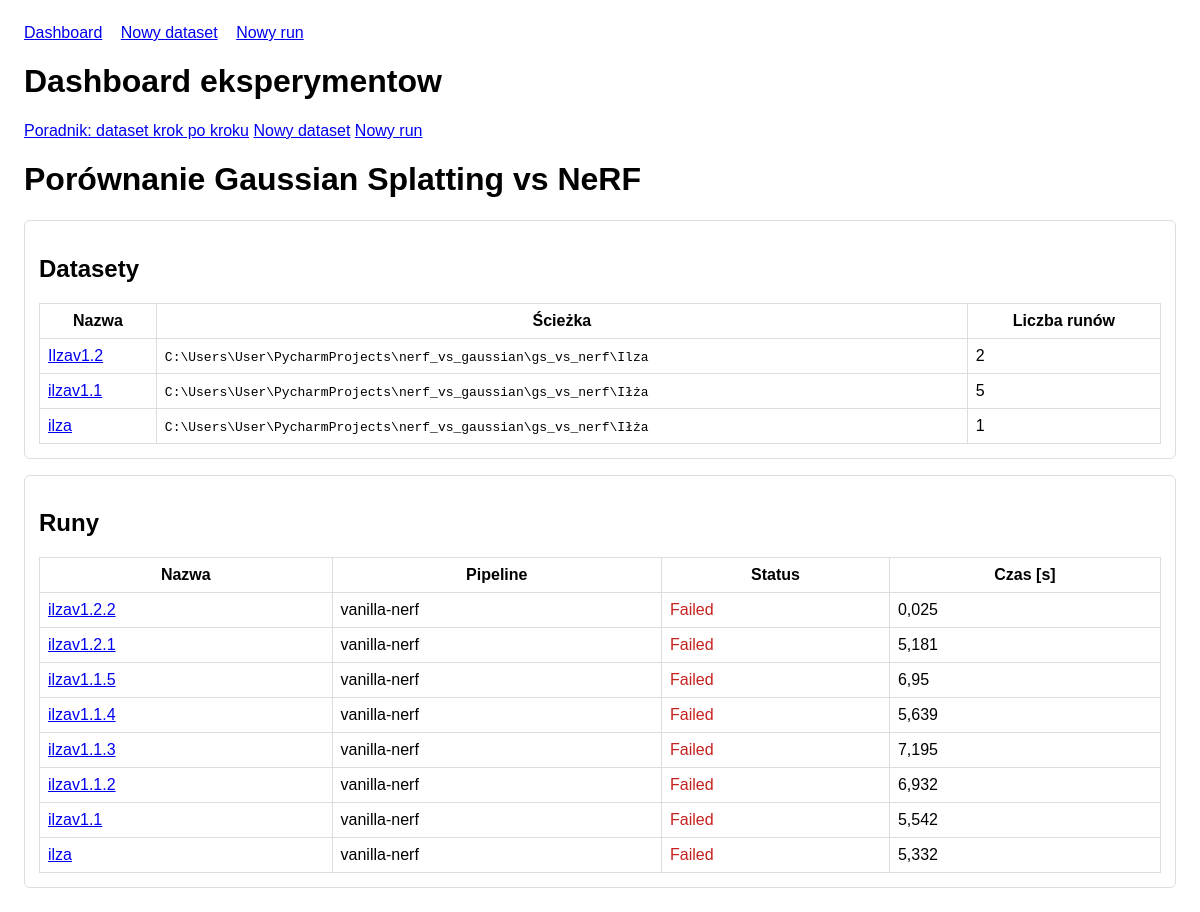
The app's page /, older data.
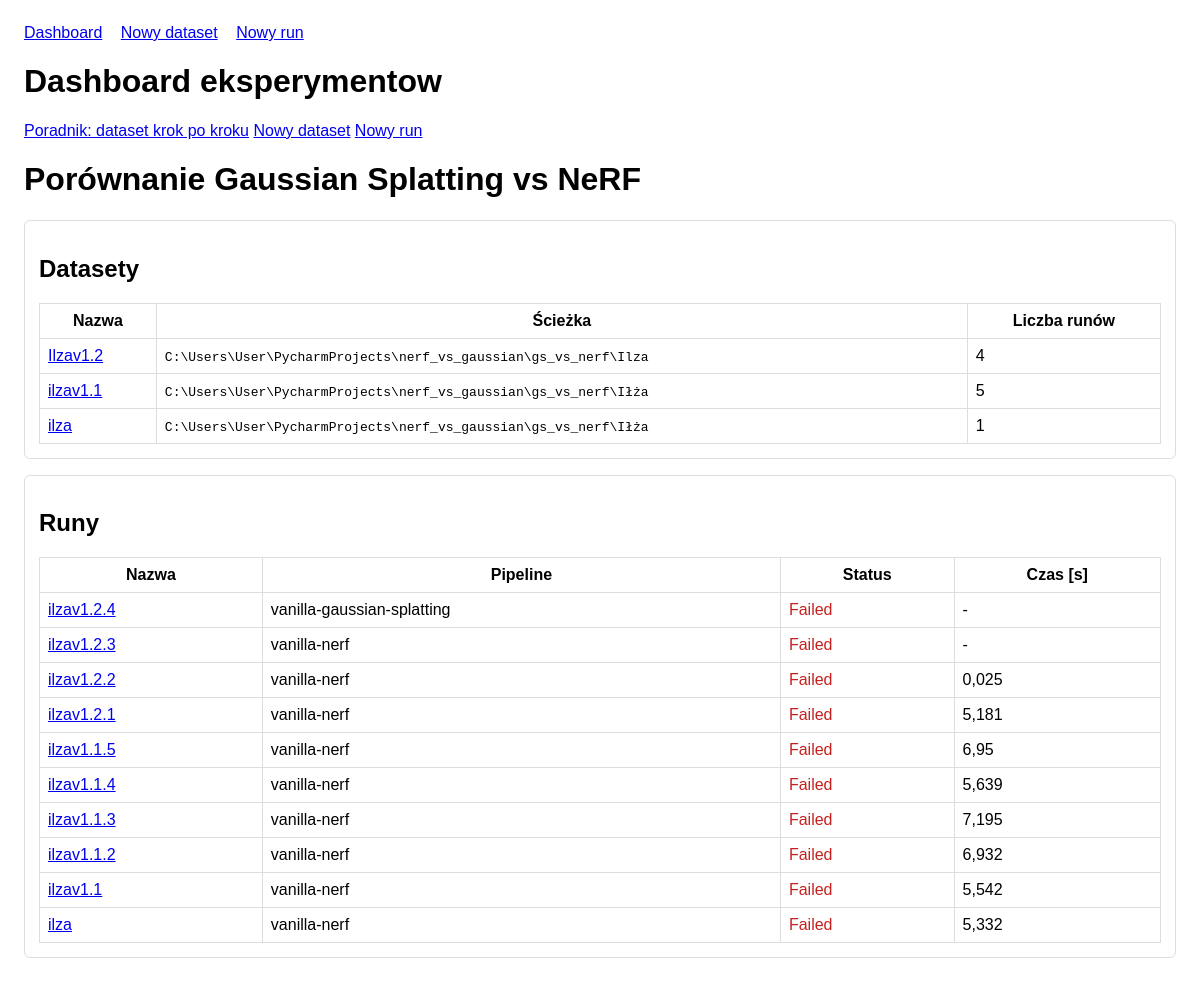
The same page, newer data.
### experiments/models.py (models this page shows, shortened)
class Dataset(models.Model):
    name = models.CharField(max_length=128, unique=True)
    description = models.TextField(blank=True)
    data_path = models.CharField(max_length=512)
    created_at = models.DateTimeField(auto_now_add=True)
    class Meta:
        ordering = ["-created_at"]

class ExperimentRun(models.Model):
    class PipelineType(models.TextChoices):
        VANILLA_NERF = "vanilla-nerf", "Vanilla NeRF"
        VANILLA_GS = "vanilla-gaussian-splatting", "Vanilla Gaussian Splatting"
    class Status(models.TextChoices):
        PENDING = "pending", "Pending"
        RUNNING = "running", "Running"
        SUCCESS = "success", "Success"
        FAILED = "failed", "Failed"
    name = models.CharField(max_length=128)
    dataset = models.ForeignKey(Dataset, on_delete=models.CASCADE, related_name="runs")
    pipeline_type = models.CharField(max_length=32, choices=PipelineType.choices)
    status = models.CharField(max_length=16, choices=Status.choices, default=Status.PENDING)
    command = models.TextField(blank=True)
    config_json = models.JSONField(default=dict, blank=True)
    output_dir = models.CharField(max_length=512, blank=True)
    stdout_log = models.TextField(blank=True)
    stderr_log = models.TextField(blank=True)
    error_message = models.TextField(blank=True)
    started_at = models.DateTimeField(null=True, blank=True)
    finished_at = models.DateTimeField(null=True, blank=True)
    created_at = models.DateTimeField(auto_now_add=True)
    class Meta:
        ordering = ["-created_at"]
    @property
    def duration_seconds(self) -> float | None:
        if not self.started_at or not self.finished_at:
            return None
        return round((self.finished_at - self.started_at).total_seconds(), 3)

### experiments/views.py (the view)
# urls.py: path("", views.dashboard, name="dashboard"),
def dashboard(request):
    datasets = Dataset.objects.all()[:10]
    runs = ExperimentRun.objects.select_related("dataset").all()[:15]
    return render(request, "experiments/dashboard.html", {"datasets": datasets, "runs": runs})

### experiments/templates/experiments/dashboard.html (shortened to what this page needs)
{% extends 'experiments/base.html' %}
{% block content %}
<div class="d-flex flex-wrap justify-content-between align-items-center mb-3 gap-2">
    <h1 class="h3 mb-0">Dashboard eksperymentow</h1>
    <div class="d-flex flex-wrap gap-2">
        <a class="btn btn-outline-info" href="{% url 'experiments:dataset_setup_guide' %}">Poradnik: dataset krok po kroku</a>
        <a class="btn btn-outline-primary" href="{% url 'experiments:dataset_create' %}">Nowy dataset</a>
        <a class="btn btn-primary" href="{% url 'experiments:run_create' %}">Nowy run</a>
    </div>
</div>
<h1>Porównanie Gaussian Splatting vs NeRF</h1>
<div class="card">
    <h2>Datasety</h2>
    <table>
        <thead><tr><th>Nazwa</th><th>Ścieżka</th><th>Liczba runów</th></tr></thead>
        <tbody>
        {% for dataset in datasets %}
            <tr>
                <td><a href="{% url 'experiments:dataset_detail' dataset.pk %}">{{ dataset.name }}</a></td>
                <td><code>{{ dataset.data_path }}</code></td>
                <td>{{ dataset.runs.count }}</td>
            </tr>
        {% empty %}
            <tr><td colspan="3">Brak datasetów.</td></tr>
        {% endfor %}
        </tbody>
    </table>
</div>
<div class="card">
    <h2>Runy</h2>
    <table>
        <thead><tr><th>Nazwa</th><th>Pipeline</th><th>Status</th><th>Czas [s]</th></tr></thead>
        <tbody>
        {% for run in runs %}
            <tr>
                <td><a href="{% url 'experiments:run_detail' run.pk %}">{{ run.name }}</a></td>
                <td>{{ run.pipeline_type }}</td>
                <td class="status-{{ run.status }}">{{ run.get_status_display }}</td>
                <td>{{ run.duration_seconds|default:'-' }}</td>
            </tr>
        {% empty %}
            <tr><td colspan="4">Brak runów.</td></tr>
        {% endfor %}
        </tbody>
    </table>
</div>
{% endblock %}

Row changes from the older to the newer data that the page shows:
computed for Dataset "Ilzav1.2": runs.count "2" → "4"
added ExperimentRun: name "ilzav1.2.4", pipeline_type "vanilla-gaussian-splatting", status "Failed", duration_seconds "-"
added ExperimentRun: name "ilzav1.2.3", pipeline_type "vanilla-nerf", status "Failed", duration_seconds "-"
